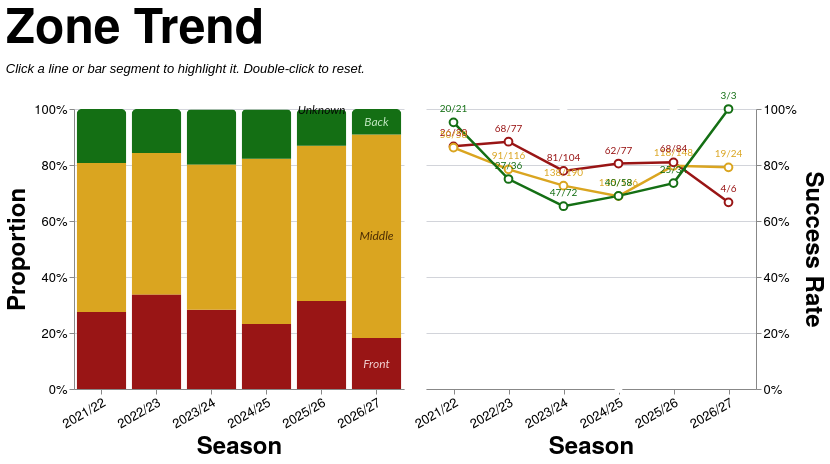

Source (Vega-Lite JSON):
### Vega-Lite specification from a JSON file in a GitHub repository (floating-point values rounded to 4 significant figures; data arrays with more than 128 entries replaced by an {"elided": "..."} marker saying what was removed)
{"config": {"axis": {"labelFont": "PT Sans Narrow, Helvetica Neue, Helvetica, Arial, sans-serif", "titleFont": "PT Sans Narrow, Helvetica Neue, Helvetica, Arial, sans-serif", "labelFontSize": 13, "titleFontSize": 24, "gridColor": "#202947", "gridOpacity": 0.2, "zindex": 1}, "text": {"font": "Lato, sans-serif"}, "bar": {"cornerRadiusEnd": 5}, "header": {"labelFont": "PT Sans Narrow, Helvetica Neue, Helvetica, Arial, sans-serif", "titleFont": "PT Sans Narrow, Helvetica Neue, Helvetica, Arial, sans-serif", "labelFontSize": 24, "titleFontSize": 28, "labelFontWeight": "bold", "orient": "left"}, "legend": {"labelFont": "PT Sans Narrow, Helvetica Neue, Helvetica, Arial, sans-serif", "titleFont": "PT Sans Narrow, Helvetica Neue, Helvetica, Arial, sans-serif", "labelFontSize": 14, "titleFontSize": 16, "titlePadding": 5, "fillColor": "white", "strokeColor": "black", "padding": 10, "titleFontWeight": "lighter", "titleFontStyle": "italic", "titleColor": "gray", "offset": 10}, "title": {"font": "PT Sans Narrow, Helvetica Neue, Helvetica, Arial, sans-serif", "fontSize": 48, "fontWeight": "bold", "anchor": "start", "align": "center", "titlePadding": 20, "subtitlePadding": 10, "subtitleFontSize": 13, "subtitleColor": "", "subtitleFontStyle": "italic", "offset": 15, "color": "black"}, "axisX": {"labelAngle": 0}, "facet": {"title": null, "header": null, "align": {"row": "each", "column": "each"}, "spacing": 10}, "resolve": {"scale": {"y": "independent", "facet": "independent"}}, "background": "transparent", "scale": {"offsetBandPaddingOuter": 0.2, "offsetBandPaddingInner": 0.1}, "view": {"stroke": null, "background": "transparent"}}, "hconcat": [{"layer": [{"mark": {"type": "bar", "opacity": 0.85}, "encoding": {"color": {"field": "area", "legend": null, "scale": {"domain": ["Front", "Middle", "Back"], "range": ["#991515", "goldenrod", "#146f14"]}, "sort": ["Front", "Middle", "Back"], "type": "nominal"}, "opacity": {"condition": {"param": "param_11", "value": 1.0, "empty": true}, "value": 0.2}, "order": {"field": "stack_order", "sort": "ascending", "type": "quantitative"}, "stroke": {"value": "transparent"}, "tooltip": [{"field": "season", "title": "Season", "type": "nominal"}, {"field": "area", "title": "Zone", "type": "nominal"}, {"field": "attempts", "format": ",.0f", "title": "Attempts", "type": "quantitative"}, {"field": "won", "format": ",.0f", "title": "Won", "type": "quantitative"}, {"field": "success_rate", "format": ".1%", "title": "Success Rate", "type": "quantitative"}], "x": {"axis": {"labelAngle": -30}, "field": "season", "sort": ["2021/22", "2022/23", "2023/24", "2024/25", "2025/26", "2026/27"], "title": "Season", "type": "nominal"}, "y": {"axis": {"format": "%", "orient": "left"}, "field": "attempts", "stack": "normalize", "title": "Proportion", "type": "quantitative"}}, "name": "view_9", "transform": [{"filter": "(loSquad == 'All' || datum.squad == loSquad) && (loGameType == 'All' || (loGameType == 'League + Cup' && (datum.game_type == 'League' || datum.game_type == 'Cup')) || (loGameType == 'League only' && datum.game_type == 'League') || datum.game_type == loGameType) && (loThrower == 'All' || datum.thrower == loThrower) && (loJumper == 'All' || datum.jumper == loJumper) && (loNumbers == 'All' || datum.numbers == loNumbers)"}, {"aggregate": [{"op": "count", "as": "attempts"}, {"op": "sum", "field": "won", "as": "won"}], "groupby": ["season", "area"]}, {"calculate": "datum.won / datum.attempts", "as": "success_rate"}, {"calculate": "datum.won + '/' + datum.attempts", "as": "won_attempts_label"}, {"calculate": "datum.area == 'Front' ? 0 : datum.area == 'Middle' ? 1 : datum.area == 'Back' ? 2 : 999", "as": "stack_order"}]}, {"mark": {"type": "text", "align": "center", "baseline": "middle", "fontSize": 12, "fontStyle": "italic"}, "encoding": {"color": {"field": "text_label_color", "legend": null, "scale": null, "type": "nominal"}, "opacity": {"condition": {"param": "param_11", "value": 0.9, "empty": true}, "value": 0.3}, "text": {"field": "area", "type": "nominal"}, "x": {"axis": {"labelAngle": -30}, "field": "season", "sort": ["2021/22", "2022/23", "2023/24", "2024/25", "2025/26", "2026/27"], "title": "Season", "type": "nominal"}, "y": {"field": "mid_y", "scale": {"domain": [0, 1]}, "type": "quantitative"}}, "transform": [{"filter": "(loSquad == 'All' || datum.squad == loSquad) && (loGameType == 'All' || (loGameType == 'League + Cup' && (datum.game_type == 'League' || datum.game_type == 'Cup')) || (loGameType == 'League only' && datum.game_type == 'League') || datum.game_type == loGameType) && (loThrower == 'All' || datum.thrower == loThrower) && (loJumper == 'All' || datum.jumper == loJumper) && (loNumbers == 'All' || datum.numbers == loNumbers)"}, {"aggregate": [{"op": "count", "as": "attempts"}, {"op": "sum", "field": "won", "as": "won"}], "groupby": ["season", "area"]}, {"calculate": "datum.won / datum.attempts", "as": "success_rate"}, {"calculate": "datum.won + '/' + datum.attempts", "as": "won_attempts_label"}, {"calculate": "datum.area == 'Front' ? 0 : datum.area == 'Middle' ? 1 : datum.area == 'Back' ? 2 : 999", "as": "stack_order"}, {"joinaggregate": [{"op": "sum", "field": "attempts", "as": "season_total"}], "groupby": ["season"]}, {"calculate": "datum.attempts / datum.season_total", "as": "proportion"}, {"window": [{"op": "sum", "field": "proportion", "as": "cum_prop"}], "frame": [null, 0], "groupby": ["season"], "sort": [{"field": "stack_order", "order": "ascending"}]}, {"calculate": "datum.cum_prop - datum.proportion / 2", "as": "mid_y"}, {"calculate": "datum.area == 'Front' ? '#fce8e8' : datum.area == 'Middle' ? '#3d2000' : datum.area == 'Back' ? '#d4f5d4' : 'black'", "as": "text_label_color"}, {"calculate": "toNumber(split(datum.season, '/')[0])", "as": "season_order_num"}, {"window": [{"op": "row_number", "field": "", "as": "season_rank"}], "groupby": ["area"], "sort": [{"field": "season_order_num", "order": "descending"}]}, {"filter": "datum.season_rank == 1"}]}], "height": 280, "width": {"step": 55}}, {"layer": [{"mark": {"type": "line", "point": {"fill": "white", "filled": false, "size": 60}, "strokeWidth": 2.5}, "encoding": {"color": {"field": "area", "legend": null, "scale": {"domain": ["Front", "Middle", "Back"], "range": ["#991515", "goldenrod", "#146f14"]}, "sort": ["Front", "Middle", "Back"], "type": "nominal"}, "detail": {"field": "area", "type": "nominal"}, "opacity": {"condition": {"param": "param_11", "value": 1.0, "empty": true}, "value": 0.2}, "tooltip": [{"field": "season", "title": "Season", "type": "nominal"}, {"field": "area", "title": "Zone", "type": "nominal"}, {"field": "attempts", "format": ",.0f", "title": "Attempts", "type": "quantitative"}, {"field": "won", "format": ",.0f", "title": "Won", "type": "quantitative"}, {"field": "success_rate", "format": ".1%", "title": "Success Rate", "type": "quantitative"}], "x": {"axis": {"labelAngle": -30}, "field": "season", "sort": ["2021/22", "2022/23", "2023/24", "2024/25", "2025/26", "2026/27"], "title": "Season", "type": "nominal"}, "y": {"axis": {"format": "%", "orient": "right"}, "field": "success_rate", "scale": {"domainMax": 1, "nice": true}, "title": "Success Rate", "type": "quantitative"}}, "name": "view_10", "transform": [{"filter": "(loSquad == 'All' || datum.squad == loSquad) && (loGameType == 'All' || (loGameType == 'League + Cup' && (datum.game_type == 'League' || datum.game_type == 'Cup')) || (loGameType == 'League only' && datum.game_type == 'League') || datum.game_type == loGameType) && (loThrower == 'All' || datum.thrower == loThrower) && (loJumper == 'All' || datum.jumper == loJumper) && (loNumbers == 'All' || datum.numbers == loNumbers)"}, {"aggregate": [{"op": "count", "as": "attempts"}, {"op": "sum", "field": "won", "as": "won"}], "groupby": ["season", "area"]}, {"calculate": "datum.won / datum.attempts", "as": "success_rate"}, {"calculate": "datum.won + '/' + datum.attempts", "as": "won_attempts_label"}]}, {"mark": {"type": "text", "align": "center", "baseline": "bottom", "dy": -8, "fontSize": 10}, "encoding": {"color": {"field": "area", "legend": null, "scale": {"domain": ["Front", "Middle", "Back"], "range": ["#991515", "goldenrod", "#146f14"]}, "sort": ["Front", "Middle", "Back"], "type": "nominal"}, "detail": {"field": "area", "type": "nominal"}, "opacity": {"condition": {"param": "param_11", "value": 1.0, "empty": true}, "value": 0.2}, "text": {"field": "won_attempts_label", "type": "nominal"}, "x": {"axis": {"labelAngle": -30}, "field": "season", "sort": ["2021/22", "2022/23", "2023/24", "2024/25", "2025/26", "2026/27"], "title": "Season", "type": "nominal"}, "y": {"axis": {"format": "%", "orient": "right"}, "field": "success_rate", "scale": {"domainMax": 1, "nice": true}, "title": "Success Rate", "type": "quantitative"}}, "transform": [{"filter": "(loSquad == 'All' || datum.squad == loSquad) && (loGameType == 'All' || (loGameType == 'League + Cup' && (datum.game_type == 'League' || datum.game_type == 'Cup')) || (loGameType == 'League only' && datum.game_type == 'League') || datum.game_type == loGameType) && (loThrower == 'All' || datum.thrower == loThrower) && (loJumper == 'All' || datum.jumper == loJumper) && (loNumbers == 'All' || datum.numbers == loNumbers)"}, {"aggregate": [{"op": "count", "as": "attempts"}, {"op": "sum", "field": "won", "as": "won"}], "groupby": ["season", "area"]}, {"calculate": "datum.won / datum.attempts", "as": "success_rate"}, {"calculate": "datum.won + '/' + datum.attempts", "as": "won_attempts_label"}]}], "height": 280, "width": {"step": 55}}], "data": {"name": "data-ed3ec0e9833908f96b495cd3cdd707fa"}, "params": [{"name": "loSquad", "value": "All"}, {"name": "loSeason", "value": "All"}, {"name": "loGameType", "value": "All"}, {"name": "loThrower", "value": "All"}, {"name": "loJumper", "value": "All"}, {"name": "loArea", "value": "All"}, {"name": "loNumbers", "value": "All"}, {"name": "param_11", "select": {"type": "point", "clear": "dblclick", "fields": ["area"], "on": "click"}, "views": ["view_9", "view_10"]}], "resolve": {"scale": {"color": "shared"}}, "spacing": 8, "title": {"text": "Zone Trend", "subtitle": "Click a line or bar segment to highlight it. Double-click to reset."}, "$schema": "https://vega.github.io/schema/vega-lite/v5.20.1.json", "datasets": {"data-ed3ec0e9833908f96b495cd3cdd707fa": {"elided": "1337 records"}}}
